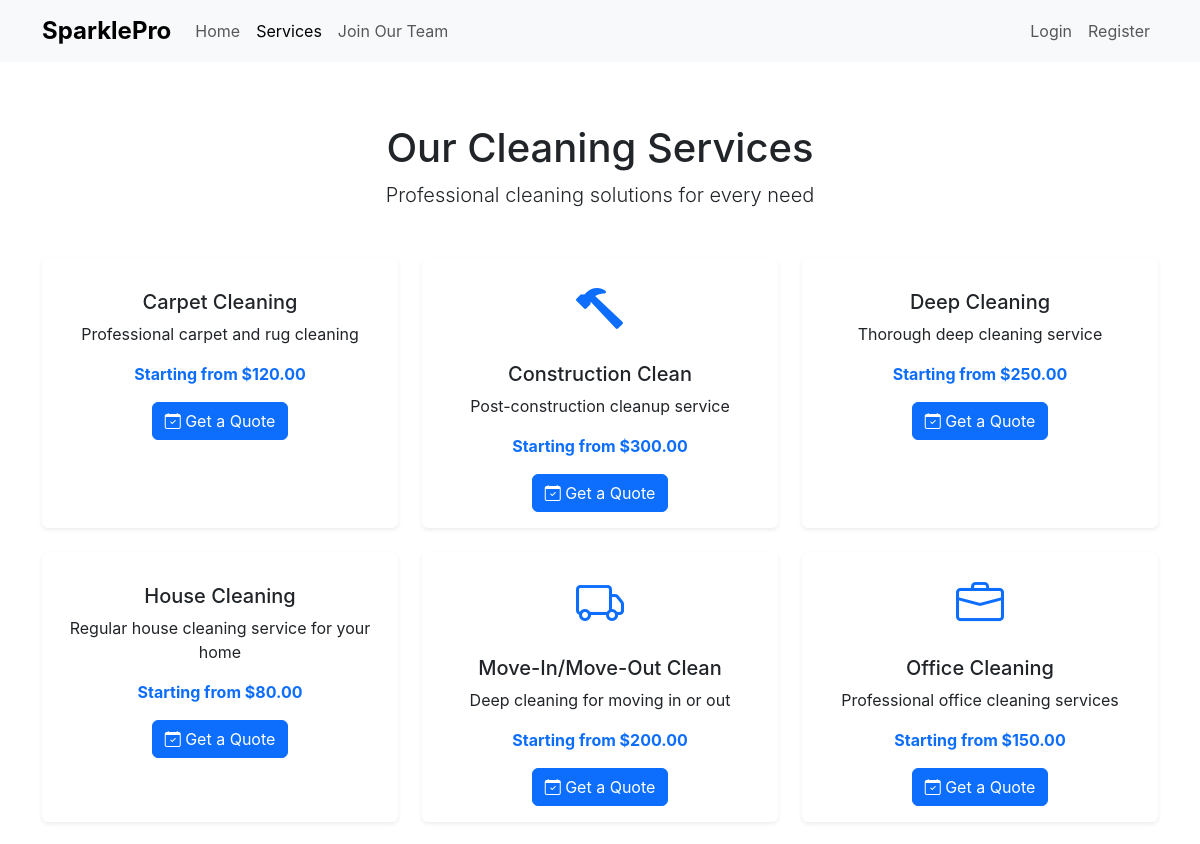
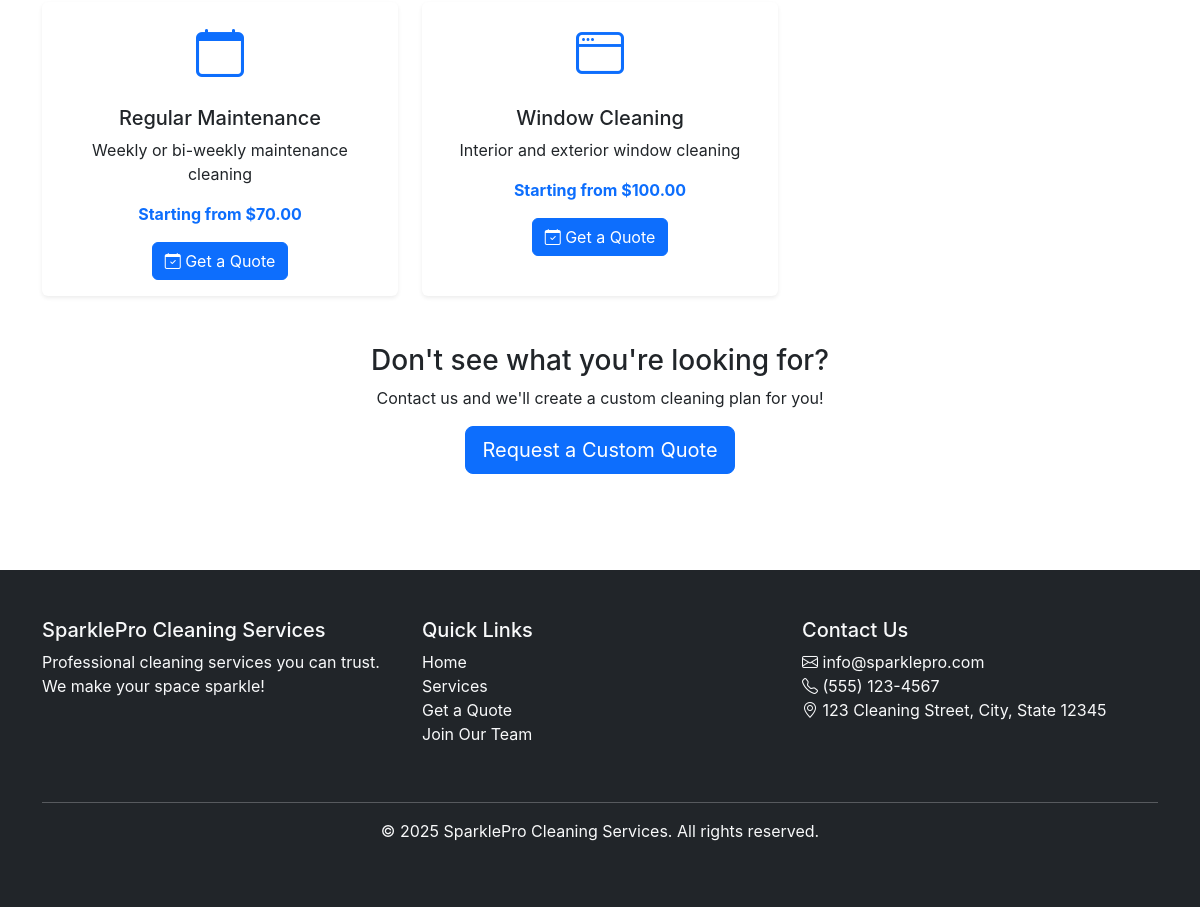
/services.php, run on the app's committed database (2 pictures, top to bottom).
### tables this page shows
CREATE TABLE IF NOT EXISTS `services` (
  `id` int(11) NOT NULL AUTO_INCREMENT,
  `name` varchar(255) NOT NULL,
  `description` text,
  `base_price` decimal(10,2) DEFAULT NULL,
  `icon` varchar(100) DEFAULT NULL,
  `created_at` datetime DEFAULT CURRENT_TIMESTAMP,
  `updated_at` datetime DEFAULT CURRENT_TIMESTAMP ON UPDATE CURRENT_TIMESTAMP,
  PRIMARY KEY (`id`)
);

### includes/db.php (called while the page is built, shortened)
<?php
class Database {
    private static $instance = null;
    private $pdo;
    private function __construct() {
        try {
            $dsn = "mysql:host=" . DB_HOST . ";port=" . DB_PORT . ";dbname=" . DB_NAME . ";charset=" . DB_CHARSET;
            $options = [
                PDO::ATTR_ERRMODE => PDO::ERRMODE_EXCEPTION,
                PDO::ATTR_DEFAULT_FETCH_MODE => PDO::FETCH_ASSOC,
                PDO::ATTR_EMULATE_PREPARES => false,
            ];
            $this->pdo = new PDO($dsn, DB_USER, DB_PASS, $options);
        } catch (PDOException $e) {
            error_log("Database connection failed: " . $e->getMessage());
            die("Database connection failed. Please check your configuration.");
        }
    }
    public static function getInstance() {
        if (self::$instance === null) {
            self::$instance = new self();
        }
        return self::$instance;
    }
    public function getConnection() {
        return $this->pdo;
    }
}
function getDB() {
    return Database::getInstance()->getConnection();
}

### models/Service.php (called while the page is built, shortened)
<?php
require_once __DIR__ . '/../includes/db.php';
class Service {
    private $db;
    public function __construct() {
        $this->db = getDB();
    }
    public function getAll() {
        $stmt = $this->db->query("SELECT * FROM services ORDER BY name");
        return $stmt->fetchAll();
    }
}

### public/services.php (the view, shortened to what this page needs)
<?php
require_once __DIR__ . '/../includes/header.php';
require_once __DIR__ . '/../models/Service.php';
$serviceModel = new Service();
$services = $serviceModel->getAll();
?>
<div class="container py-5">
    <div class="text-center mb-5">
        <h1>Our Cleaning Services</h1>
        <p class="lead">Professional cleaning solutions for every need</p>
    </div>
    <div class="row g-4">
        <?php foreach ($services as $service): ?>
        <div class="col-md-6 col-lg-4">
            <div class="card h-100 shadow-sm">
                <div class="card-body text-center">
                    <i class="bi bi-<?php echo htmlspecialchars($service['icon'] ?? 'sparkles'); ?> text-primary" style="font-size: 3rem;"></i>
                    <h5 class="card-title mt-3"><?php echo htmlspecialchars($service['name']); ?></h5>
                    <p class="card-text"><?php echo htmlspecialchars($service['description']); ?></p>
                    <?php if ($service['base_price']): ?>
                    <p class="text-primary fw-bold mb-3">Starting from $<?php echo number_format($service['base_price'], 2); ?></p>
                    <?php endif; ?>
                    <a href="/request-quote.php?service=<?php echo $service['id']; ?>" class="btn btn-primary">
                        <i class="bi bi-calendar-check"></i> Get a Quote
                    </a>
                </div>
            </div>
        </div>
        <?php endforeach; ?>
    </div>
    <div class="text-center mt-5">
        <h3>Don't see what you're looking for?</h3>
        <p>Contact us and we'll create a custom cleaning plan for you!</p>
        <a href="/request-quote.php" class="btn btn-primary btn-lg">Request a Custom Quote</a>
    </div>
</div>
<?php require_once __DIR__ . '/../includes/footer.php'; ?>

### assets/css/style.css (style rules this page uses)
:root { --primary-color: #0d6efd; --secondary-color: #6c757d; --success-color: #198754; --danger-color: #dc3545; --warning-color: #ffc107; --info-color: #0dcaf0; }
body { font-family: -apple-system, BlinkMacSystemFont, "Segoe UI", Roboto, "Helvetica Neue", Arial, sans-serif; }
.card { border: none; box-shadow: 0 2px 4px rgba(0,0,0,0.1); transition: transform 0.2s, box-shadow 0.2s; }
.bi { font-size: inherit; }
.btn-primary { background-color: var(--primary-color); border-color: var(--primary-color); }

### data on the page
services: name "Carpet Cleaning", description "Professional carpet and rug cleaning", base_price "120.00"
services: name "Construction Clean", description "Post-construction cleanup service", base_price "300.00"
services: name "Deep Cleaning", description "Thorough deep cleaning service", base_price "250.00"
services: name "House Cleaning", description "Regular house cleaning service for your home", base_price "80.00"
services: name "Move-In/Move-Out Clean", description "Deep cleaning for moving in or out", base_price "200.00"
services: name "Office Cleaning", description "Professional office cleaning services", base_price "150.00"
services: name "Regular Maintenance", description "Weekly or bi-weekly maintenance cleaning", base_price "70.00"
services: name "Window Cleaning", description "Interior and exterior window cleaning", base_price "100.00"
